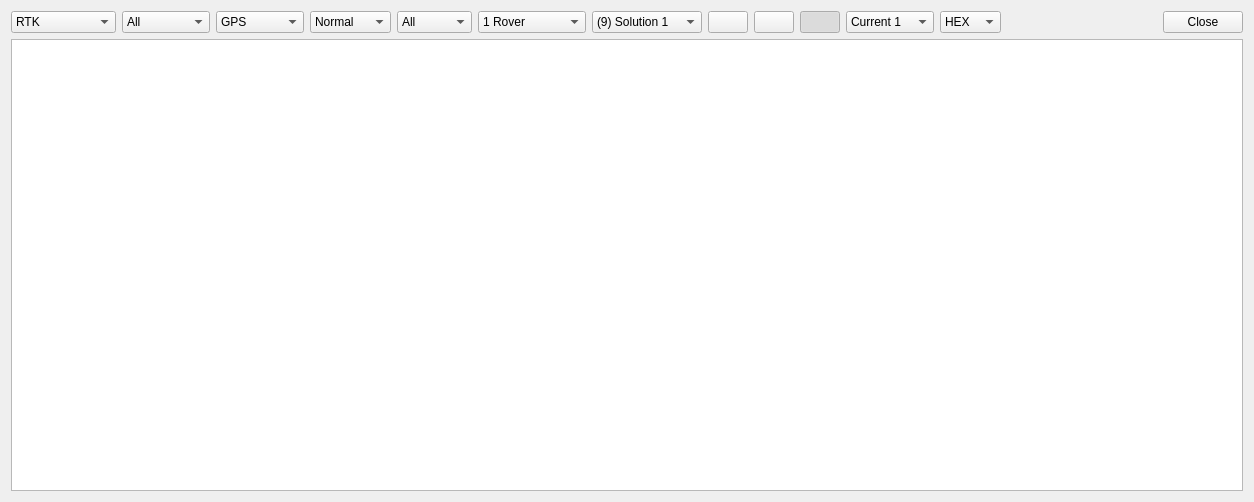
<?xml version="1.0" encoding="UTF-8"?>
<ui version="4.0">
 <class>MonitorDialog</class>
 <widget class="QWidget" name="MonitorDialog">
  <property name="geometry">
   <rect>
    <x>0</x>
    <y>0</y>
    <width>1254</width>
    <height>502</height>
   </rect>
  </property>
  <property name="windowTitle">
   <string>RTK Monitor</string>
  </property>
  <property name="toolTip">
   <string/>
  </property>
  <layout class="QVBoxLayout" name="verticalLayout">
   <item>
    <widget class="QWidget" name="panelTools" native="true">
     <property name="text" stdset="0">
      <string/>
     </property>
     <layout class="QHBoxLayout" name="horizontalLayout">
      <property name="leftMargin">
       <number>0</number>
      </property>
      <property name="topMargin">
       <number>0</number>
      </property>
      <property name="rightMargin">
       <number>0</number>
      </property>
      <property name="bottomMargin">
       <number>0</number>
      </property>
      <item>
       <widget class="QComboBox" name="cBType">
        <property name="toolTip">
         <string>Select Information to display</string>
        </property>
        <property name="maxVisibleItems">
         <number>40</number>
        </property>
        <item>
         <property name="text">
          <string>RTK</string>
         </property>
        </item>
        <item>
         <property name="text">
          <string>Obs Data</string>
         </property>
        </item>
        <item>
         <property name="text">
          <string>Nav Data</string>
         </property>
        </item>
        <item>
         <property name="text">
          <string>Time/Iono</string>
         </property>
        </item>
        <item>
         <property name="text">
          <string>Streams</string>
         </property>
        </item>
        <item>
         <property name="text">
          <string>Sat Status</string>
         </property>
        </item>
        <item>
         <property name="text">
          <string>States</string>
         </property>
        </item>
        <item>
         <property name="text">
          <string>Covariance</string>
         </property>
        </item>
        <item>
         <property name="text">
          <string>SBAS Msgs</string>
         </property>
        </item>
        <item>
         <property name="text">
          <string>SBAS Long</string>
         </property>
        </item>
        <item>
         <property name="text">
          <string>SBAS Iono</string>
         </property>
        </item>
        <item>
         <property name="text">
          <string>SBAS Fast</string>
         </property>
        </item>
        <item>
         <property name="text">
          <string>RTCM Msgs</string>
         </property>
        </item>
        <item>
         <property name="text">
          <string>RTCM DGPS</string>
         </property>
        </item>
        <item>
         <property name="text">
          <string>RTCM SSR</string>
         </property>
        </item>
        <item>
         <property name="text">
          <string>Station Info</string>
         </property>
        </item>
        <item>
         <property name="text">
          <string>Input</string>
         </property>
        </item>
        <item>
         <property name="text">
          <string>Output</string>
         </property>
        </item>
        <item>
         <property name="text">
          <string>Error/Warning</string>
         </property>
        </item>
       </widget>
      </item>
      <item>
       <widget class="QComboBox" name="cBSelectNavigationSystems">
        <property name="toolTip">
         <string>Select navigation systems</string>
        </property>
        <item>
         <property name="text">
          <string>All</string>
         </property>
        </item>
        <item>
         <property name="text">
          <string>GPS</string>
         </property>
        </item>
        <item>
         <property name="text">
          <string>GLONASS</string>
         </property>
        </item>
        <item>
         <property name="text">
          <string>Galileo</string>
         </property>
        </item>
        <item>
         <property name="text">
          <string>QZSS</string>
         </property>
        </item>
        <item>
         <property name="text">
          <string>BDS</string>
         </property>
        </item>
        <item>
         <property name="text">
          <string>NavIC</string>
         </property>
        </item>
        <item>
         <property name="text">
          <string>SBAS</string>
         </property>
        </item>
       </widget>
      </item>
      <item>
       <widget class="QComboBox" name="cBSelectSingleNavigationSystem">
        <property name="toolTip">
         <string>Select nagivation system</string>
        </property>
        <item>
         <property name="text">
          <string>GPS</string>
         </property>
        </item>
        <item>
         <property name="text">
          <string>GLONASS</string>
         </property>
        </item>
        <item>
         <property name="text">
          <string>Galileo</string>
         </property>
        </item>
        <item>
         <property name="text">
          <string>QZSS</string>
         </property>
        </item>
        <item>
         <property name="text">
          <string>BDS</string>
         </property>
        </item>
        <item>
         <property name="text">
          <string>NavIC</string>
         </property>
        </item>
        <item>
         <property name="text">
          <string>SBAS</string>
         </property>
        </item>
       </widget>
      </item>
      <item>
       <widget class="QComboBox" name="cBSelectObservation">
        <property name="toolTip">
         <string>Select only normal or also the extended observations</string>
        </property>
        <item>
         <property name="text">
          <string>Normal</string>
         </property>
        </item>
        <item>
         <property name="text">
          <string>Extended</string>
         </property>
        </item>
       </widget>
      </item>
      <item>
       <widget class="QComboBox" name="cBSelectSatellites">
        <property name="toolTip">
         <string>Select shown satellies</string>
        </property>
        <item>
         <property name="text">
          <string>All</string>
         </property>
        </item>
        <item>
         <property name="text">
          <string>Only OK</string>
         </property>
        </item>
       </widget>
      </item>
      <item>
       <widget class="QComboBox" name="cBSelectInputStream">
        <property name="toolTip">
         <string>Select stream</string>
        </property>
        <item>
         <property name="text">
          <string>1 Rover</string>
         </property>
        </item>
        <item>
         <property name="text">
          <string>2 Base Station</string>
         </property>
        </item>
        <item>
         <property name="text">
          <string>3 Correction 1</string>
         </property>
        </item>
        <item>
         <property name="text">
          <string>4 Correction 2</string>
         </property>
        </item>
        <item>
         <property name="text">
          <string>0 Combined</string>
         </property>
        </item>
       </widget>
      </item>
      <item>
       <widget class="QComboBox" name="cBSelectSolutionStream">
        <property name="toolTip">
         <string>Select stream</string>
        </property>
        <item>
         <property name="text">
          <string>(9) Solution 1</string>
         </property>
        </item>
        <item>
         <property name="text">
          <string>(10) Solution 2</string>
         </property>
        </item>
        <item>
         <property name="text">
          <string>(11) Solution 3</string>
         </property>
        </item>
       </widget>
      </item>
      <item>
       <widget class="QWidget" name="panelControl" native="true">
        <layout class="QHBoxLayout" name="horizontalLayout_2">
         <property name="leftMargin">
          <number>0</number>
         </property>
         <property name="topMargin">
          <number>0</number>
         </property>
         <property name="rightMargin">
          <number>0</number>
         </property>
         <property name="bottomMargin">
          <number>0</number>
         </property>
         <item>
          <widget class="QPushButton" name="btnClear">
           <property name="toolTip">
            <string>Clear Buffer</string>
           </property>
           <property name="icon">
            <iconset resource="../icon/resources.qrc">
             <normaloff>:/buttons/del</normaloff>:/buttons/del</iconset>
           </property>
          </widget>
         </item>
         <item>
          <widget class="QPushButton" name="btnPause">
           <property name="toolTip">
            <string>Pause</string>
           </property>
           <property name="icon">
            <iconset resource="../icon/resources.qrc">
             <normaloff>:/buttons/pause</normaloff>:/buttons/pause</iconset>
           </property>
           <property name="checkable">
            <bool>true</bool>
           </property>
          </widget>
         </item>
         <item>
          <widget class="QPushButton" name="btnDown">
           <property name="toolTip">
            <string>Scroll Down</string>
           </property>
           <property name="icon">
            <iconset resource="../icon/resources.qrc">
             <normaloff>:/buttons/fitd</normaloff>:/buttons/fitd</iconset>
           </property>
           <property name="checkable">
            <bool>true</bool>
           </property>
           <property name="checked">
            <bool>true</bool>
           </property>
          </widget>
         </item>
        </layout>
       </widget>
      </item>
      <item>
       <widget class="QComboBox" name="cBSelectEphemeris">
        <property name="toolTip">
         <string>Select Ephemeris</string>
        </property>
        <item>
         <property name="text">
          <string>Current 1</string>
         </property>
        </item>
        <item>
         <property name="text">
          <string>Current 2</string>
         </property>
        </item>
        <item>
         <property name="text">
          <string>Previous 1</string>
         </property>
        </item>
        <item>
         <property name="text">
          <string>Previous 2</string>
         </property>
        </item>
       </widget>
      </item>
      <item>
       <widget class="QComboBox" name="cBSelectFormat">
        <property name="toolTip">
         <string>Select Display Format</string>
        </property>
        <item>
         <property name="text">
          <string>HEX</string>
         </property>
        </item>
        <item>
         <property name="text">
          <string>ASCII</string>
         </property>
        </item>
       </widget>
      </item>
      <item>
       <widget class="QLabel" name="lblInformation">
        <property name="toolTip">
         <string/>
        </property>
        <property name="text">
         <string/>
        </property>
       </widget>
      </item>
      <item>
       <spacer name="horizontalSpacer">
        <property name="orientation">
         <enum>Qt::Orientation::Horizontal</enum>
        </property>
        <property name="sizeHint" stdset="0">
         <size>
          <width>40</width>
          <height>20</height>
         </size>
        </property>
       </spacer>
      </item>
      <item>
       <widget class="QDialogButtonBox" name="buttonBox">
        <property name="standardButtons">
         <set>QDialogButtonBox::StandardButton::Close</set>
        </property>
       </widget>
      </item>
     </layout>
    </widget>
   </item>
   <item>
    <widget class="QTableWidget" name="tWConsole">
     <property name="alternatingRowColors">
      <bool>true</bool>
     </property>
     <property name="selectionBehavior">
      <enum>QAbstractItemView::SelectionBehavior::SelectRows</enum>
     </property>
    </widget>
   </item>
  </layout>
 </widget>
 <resources>
  <include location="../icon/resources.qrc"/>
 </resources>
 <connections/>
</ui>
